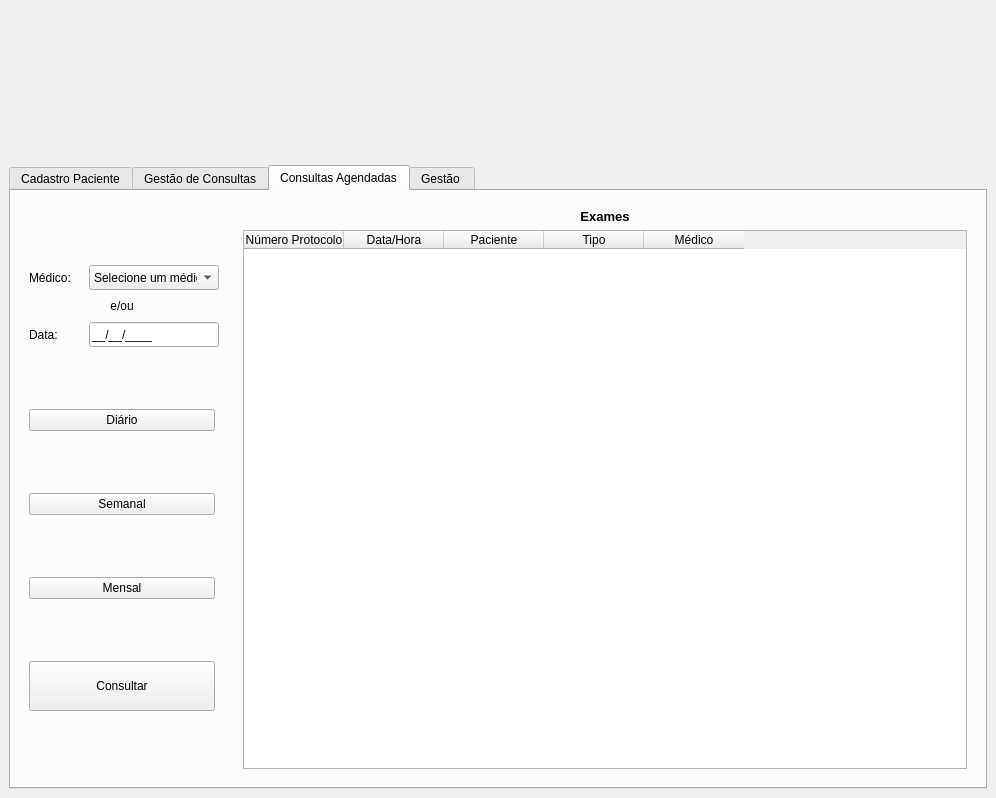
<?xml version="1.0" encoding="UTF-8"?>
<ui version="4.0">
 <class>MainWindow</class>
 <widget class="QMainWindow" name="MainWindow">
  <property name="enabled">
   <bool>true</bool> 
  </property>
  <property name="geometry">
   <rect>
    <x>0</x>
    <y>0</y>
    <width>996</width>
    <height>798</height>
   </rect>
  </property>
  <property name="windowTitle">
   <string>Sistema de Agendamento</string>
  </property>
  <property name="windowIcon">
   <iconset resource="icon.qrc">
    <normaloff>:/icon_principal/1062557.png</normaloff>:/icon_principal/1062557.png</iconset>
  </property>
  <property name="styleSheet">
   <string notr="true"/>
  </property>
  <property name="unifiedTitleAndToolBarOnMac">
   <bool>false</bool>
  </property>
  <widget class="QWidget" name="centralwidget">
   <layout class="QVBoxLayout" name="verticalLayout_2">
    <item>
     <widget class="QWidget" name="widget_image_principal" native="true">
      <property name="minimumSize">
       <size>
        <width>150</width>
        <height>150</height>
       </size>
      </property>
      <property name="layoutDirection">
       <enum>Qt::LeftToRight</enum>
      </property>
      <property name="autoFillBackground">
       <bool>false</bool>
      </property>
      <property name="styleSheet">
       <string notr="true">image: url(:/icon_principal/1062557.png);</string>
      </property>
     </widget>
    </item>
    <item>
     <widget class="QTabWidget" name="tabWidget">
      <property name="currentIndex">
       <number>2</number>
      </property>
      <widget class="QWidget" name="tab_cadastro_paciente">
       <attribute name="title">
        <string>Cadastro Paciente</string>
       </attribute>
       <layout class="QHBoxLayout" name="horizontalLayout_12">
        <item>
         <widget class="QWidget" name="widget_esquerda" native="true">
          <layout class="QVBoxLayout" name="verticalLayout_11">
           <item>
            <layout class="QHBoxLayout" name="horizontalLayout_2">
             <item>
              <widget class="QLabel" name="lbl_nome">
               <property name="minimumSize">
                <size>
                 <width>111</width>
                 <height>0</height>
                </size>
               </property>
               <property name="text">
                <string>&lt;html&gt;&lt;head/&gt;&lt;body&gt;&lt;p&gt;Nome:&lt;/p&gt;&lt;/body&gt;&lt;/html&gt;</string>
               </property>
              </widget>
             </item>
             <item>
              <widget class="QLineEdit" name="txt_nome">
               <property name="minimumSize">
                <size>
                 <width>206</width>
                 <height>0</height>
                </size>
               </property>
               <property name="maximumSize">
                <size>
                 <width>16777215</width>
                 <height>16777215</height>
                </size>
               </property>
              </widget>
             </item>
            </layout>
           </item>
           <item>
            <layout class="QHBoxLayout" name="horizontalLayout_3">
             <item>
              <widget class="QLabel" name="lbl_numero_seguro_2">
               <property name="minimumSize">
                <size>
                 <width>111</width>
                 <height>0</height>
                </size>
               </property>
               <property name="text">
                <string>&lt;html&gt;&lt;head/&gt;&lt;body&gt;&lt;p&gt;Número do seguro:&lt;/p&gt;&lt;/body&gt;&lt;/html&gt;</string>
               </property>
              </widget>
             </item>
             <item>
              <widget class="QLineEdit" name="txt_numero_seguro">
               <property name="maximumSize">
                <size>
                 <width>16777215</width>
                 <height>16777215</height>
                </size>
               </property>
               <property name="inputMask">
                <string/>
               </property>
              </widget>
             </item>
            </layout>
           </item>
           <item>
            <layout class="QHBoxLayout" name="horizontalLayout_9">
             <item>
              <widget class="QLabel" name="lbl_historico_medico">
               <property name="minimumSize">
                <size>
                 <width>111</width>
                 <height>0</height>
                </size>
               </property>
               <property name="text">
                <string>&lt;html&gt;&lt;head/&gt;&lt;body&gt;&lt;p&gt;Histórico médico:&lt;/p&gt;&lt;/body&gt;&lt;/html&gt;</string>
               </property>
              </widget>
             </item>
             <item>
              <widget class="QLineEdit" name="txt_historico_medico">
               <property name="maximumSize">
                <size>
                 <width>16777215</width>
                 <height>16777215</height>
                </size>
               </property>
              </widget>
             </item>
            </layout>
           </item>
           <item>
            <layout class="QHBoxLayout" name="horizontalLayout_4">
             <item>
              <widget class="QLabel" name="lbl_idade">
               <property name="minimumSize">
                <size>
                 <width>111</width>
                 <height>0</height>
                </size>
               </property>
               <property name="text">
                <string>&lt;html&gt;&lt;head/&gt;&lt;body&gt;&lt;p&gt;Idade:&lt;/p&gt;&lt;/body&gt;&lt;/html&gt;</string>
               </property>
              </widget>
             </item>
             <item>
              <widget class="QLineEdit" name="txt_idade">
               <property name="maximumSize">
                <size>
                 <width>16777215</width>
                 <height>16777215</height>
                </size>
               </property>
              </widget>
             </item>
            </layout>
           </item>
           <item>
            <layout class="QHBoxLayout" name="horizontalLayout_6">
             <item>
              <widget class="QLabel" name="lbl_telefone">
               <property name="minimumSize">
                <size>
                 <width>111</width>
                 <height>0</height>
                </size>
               </property>
               <property name="text">
                <string>&lt;html&gt;&lt;head/&gt;&lt;body&gt;&lt;p&gt;Telefone:&lt;/p&gt;&lt;/body&gt;&lt;/html&gt;</string>
               </property>
              </widget>
             </item>
             <item>
              <widget class="QLineEdit" name="txt_telefone">
               <property name="maximumSize">
                <size>
                 <width>16777215</width>
                 <height>16777215</height>
                </size>
               </property>
              </widget>
             </item>
            </layout>
           </item>
           <item>
            <layout class="QHBoxLayout" name="horizontalLayout_7">
             <item>
              <widget class="QLabel" name="lbl_cpf">
               <property name="minimumSize">
                <size>
                 <width>111</width>
                 <height>0</height>
                </size>
               </property>
               <property name="text">
                <string>&lt;html&gt;&lt;head/&gt;&lt;body&gt;&lt;p&gt;CPF:&lt;/p&gt;&lt;/body&gt;&lt;/html&gt;</string>
               </property>
              </widget>
             </item>
             <item>
              <widget class="QLineEdit" name="txt_cpf">
               <property name="maximumSize">
                <size>
                 <width>16777215</width>
                 <height>16777215</height>
                </size>
               </property>
              </widget>
             </item>
            </layout>
           </item>
           <item>
            <layout class="QHBoxLayout" name="horizontalLayout_5">
             <item>
              <widget class="QLabel" name="lbl_email">
               <property name="minimumSize">
                <size>
                 <width>111</width>
                 <height>0</height>
                </size>
               </property>
               <property name="text">
                <string>&lt;html&gt;&lt;head/&gt;&lt;body&gt;&lt;p&gt;E-mail:&lt;/p&gt;&lt;/body&gt;&lt;/html&gt;</string>
               </property>
              </widget>
             </item>
             <item>
              <widget class="QLineEdit" name="txt_email">
               <property name="maximumSize">
                <size>
                 <width>16777215</width>
                 <height>16777215</height>
                </size>
               </property>
              </widget>
             </item>
            </layout>
           </item>
           <item>
            <layout class="QHBoxLayout" name="horizontalLayout_8">
             <item>
              <widget class="QLabel" name="lbl_nome_contato_emergencia">
               <property name="minimumSize">
                <size>
                 <width>153</width>
                 <height>0</height>
                </size>
               </property>
               <property name="text">
                <string>Nome contato de emergência:</string>
               </property>
              </widget>
             </item>
             <item>
              <widget class="QLineEdit" name="txt_nome_contanto_emergencia">
               <property name="maximumSize">
                <size>
                 <width>16777215</width>
                 <height>16777215</height>
                </size>
               </property>
              </widget>
             </item>
            </layout>
           </item>
           <item>
            <layout class="QHBoxLayout" name="horizontalLayout_10">
             <item>
              <widget class="QLabel" name="lbl_contato_emergencia">
               <property name="minimumSize">
                <size>
                 <width>153</width>
                 <height>0</height>
                </size>
               </property>
               <property name="text">
                <string>Contato de emergência:</string>
               </property>
              </widget>
             </item>
             <item>
              <widget class="QLineEdit" name="txt_contato_emergencia">
               <property name="maximumSize">
                <size>
                 <width>16777215</width>
                 <height>16777215</height>
                </size>
               </property>
              </widget>
             </item>
            </layout>
           </item>
           <item>
            <layout class="QVBoxLayout" name="verticalLayout">
             <item>
              <layout class="QHBoxLayout" name="horizontalLayout_19">
               <item>
                <widget class="QPushButton" name="pushButton">
                 <property name="cursor">
                  <cursorShape>PointingHandCursor</cursorShape>
                 </property>
                 <property name="text">
                  <string>Consultar</string>
                 </property>
                </widget>
               </item>
               <item>
                <widget class="QPushButton" name="btn_editar">
                 <property name="enabled">
                  <bool>false</bool>
                 </property>
                 <property name="cursor">
                  <cursorShape>PointingHandCursor</cursorShape>
                 </property>
                 <property name="text">
                  <string>Editar</string>
                 </property>
                </widget>
               </item>
              </layout>
             </item>
             <item>
              <widget class="QPushButton" name="btn_comfirmar">
               <property name="cursor">
                <cursorShape>PointingHandCursor</cursorShape>
               </property>
               <property name="styleSheet">
                <string notr="true"/>
               </property>
               <property name="text">
                <string>Confirmar</string>
               </property>
              </widget>
             </item>
            </layout>
           </item>
          </layout>
         </widget>
        </item>
        <item>
         <widget class="QWidget" name="widget_image" native="true">
          <property name="minimumSize">
           <size>
            <width>376</width>
            <height>0</height>
           </size>
          </property>
          <property name="styleSheet">
           <string notr="true">image: url(:/icon_principal/TelaCadastroPaciente-removebg-preview.png);</string>
          </property>
         </widget>
        </item>
       </layout>
      </widget>
      <widget class="QWidget" name="tab_agendar_consulta">
       <attribute name="title">
        <string>Gestão de Consultas</string>
       </attribute>
       <layout class="QHBoxLayout" name="horizontalLayout">
        <item>
         <widget class="QWidget" name="widget_esquerdo" native="true">
          <layout class="QVBoxLayout" name="verticalLayout_14">
           <item>
            <layout class="QHBoxLayout" name="horizontalLayout_13">
             <item>
              <widget class="QLabel" name="lbl_informe_cpf">
               <property name="minimumSize">
                <size>
                 <width>90</width>
                 <height>0</height>
                </size>
               </property>
               <property name="text">
                <string>Informe CPF:</string>
               </property>
              </widget>
             </item>
             <item>
              <widget class="QLineEdit" name="txt_cpf_paciente"/>
             </item>
             <item>
              <widget class="QPushButton" name="btn_consultar_paciente">
               <property name="cursor">
                <cursorShape>PointingHandCursor</cursorShape>
               </property>
               <property name="text">
                <string>Consultar Paciente</string>
               </property>
              </widget>
             </item>
            </layout>
           </item>
           <item>
            <layout class="QHBoxLayout" name="horizontalLayout_14">
             <item>
              <widget class="QLabel" name="lbl_nome_paciente">
               <property name="minimumSize">
                <size>
                 <width>90</width>
                 <height>0</height>
                </size>
               </property>
               <property name="text">
                <string>Nome paciente:</string>
               </property>
              </widget>
             </item>
             <item>
              <widget class="QLineEdit" name="txt_nome_paciente"/>
             </item>
            </layout>
           </item>
           <item>
            <layout class="QHBoxLayout" name="horizontalLayout_15">
             <item>
              <widget class="QLabel" name="lbl_data_2">
               <property name="minimumSize">
                <size>
                 <width>90</width>
                 <height>0</height>
                </size>
               </property>
               <property name="text">
                <string>Data:</string>
               </property>
              </widget>
             </item>
             <item>
              <widget class="QLineEdit" name="txt_agendar_data">
               <property name="inputMask">
                <string>99/99/9999;_</string>
               </property>
              </widget>
             </item>
            </layout>
           </item>
           <item>
            <layout class="QHBoxLayout" name="horizontalLayout_16">
             <property name="spacing">
              <number>10</number>
             </property>
             <item>
              <widget class="QLabel" name="lbl_hora">
               <property name="maximumSize">
                <size>
                 <width>55</width>
                 <height>16777215</height>
                </size>
               </property>
               <property name="text">
                <string>&lt;html&gt;&lt;head/&gt;&lt;body&gt;&lt;p&gt;Hora:&lt;/p&gt;&lt;/body&gt;&lt;/html&gt;</string>
               </property>
              </widget>
             </item>
             <item>
              <widget class="QComboBox" name="cb_hora">
               <property name="minimumSize">
                <size>
                 <width>389</width>
                 <height>0</height>
                </size>
               </property>
               <property name="accessibleName">
                <string comment="tdfgfdg"/>
               </property>
               <property name="currentText">
                <string>Selecione um horário</string>
               </property>
               <item>
                <property name="text">
                 <string>Selecione um horário</string>
                </property>
               </item>
               <item>
                <property name="text">
                 <string>08:00</string>
                </property>
               </item>
               <item>
                <property name="text">
                 <string>09:00</string>
                </property>
               </item>
               <item>
                <property name="text">
                 <string>10:00</string>
                </property>
               </item>
               <item>
                <property name="text">
                 <string>11:00</string>
                </property>
               </item>
               <item>
                <property name="text">
                 <string>13:00</string>
                </property>
               </item>
               <item>
                <property name="text">
                 <string>14:00</string>
                </property>
               </item>
               <item>
                <property name="text">
                 <string>15:00</string>
                </property>
               </item>
               <item>
                <property name="text">
                 <string>16:00</string>
                </property>
               </item>
               <item>
                <property name="text">
                 <string>17:00</string>
                </property>
               </item>
              </widget>
             </item>
            </layout>
           </item>
           <item>
            <layout class="QHBoxLayout" name="horizontalLayout_17">
             <item>
              <widget class="QLabel" name="lbl_medico_2">
               <property name="maximumSize">
                <size>
                 <width>55</width>
                 <height>16777215</height>
                </size>
               </property>
               <property name="text">
                <string>Médico:</string>
               </property>
              </widget>
             </item>
             <item>
              <widget class="QComboBox" name="cb_medico_2">
               <property name="minimumSize">
                <size>
                 <width>389</width>
                 <height>0</height>
                </size>
               </property>
               <property name="maximumSize">
                <size>
                 <width>16777215</width>
                 <height>16777215</height>
                </size>
               </property>
               <property name="currentText">
                <string>Selecione um profissional</string>
               </property>
               <item>
                <property name="text">
                 <string>Selecione um profissional</string>
                </property>
               </item>
              </widget>
             </item>
            </layout>
           </item>
           <item>
            <layout class="QHBoxLayout" name="horizontalLayout_18">
             <item>
              <widget class="QLabel" name="lbl_exame">
               <property name="maximumSize">
                <size>
                 <width>55</width>
                 <height>16777215</height>
                </size>
               </property>
               <property name="text">
                <string>Consulta</string>
               </property>
              </widget>
             </item>
             <item>
              <widget class="QComboBox" name="cb_exame">
               <property name="minimumSize">
                <size>
                 <width>389</width>
                 <height>0</height>
                </size>
               </property>
               <property name="editable">
                <bool>false</bool>
               </property>
               <property name="currentText">
                <string>Selecione um tipo de consulta</string>
               </property>
               <item>
                <property name="text">
                 <string>Selecione um tipo de consulta</string>
                </property>
               </item>
               <item>
                <property name="text">
                 <string>Rotina</string>
                </property>
               </item>
               <item>
                <property name="text">
                 <string>Acompanhamento</string>
                </property>
               </item>
               <item>
                <property name="text">
                 <string>Pré-natal</string>
                </property>
               </item>
               <item>
                <property name="text">
                 <string>Puericultura</string>
                </property>
               </item>
              </widget>
             </item>
            </layout>
           </item>
           <item>
            <layout class="QHBoxLayout" name="horizontalLayout_30">
             <item>
              <widget class="QPushButton" name="btn_limpar_paciente">
               <property name="text">
                <string>Limpar</string>
               </property>
              </widget>
             </item>
             <item>
              <widget class="QPushButton" name="btn_confirmar">
               <property name="text">
                <string>Confirmar </string>
               </property>
              </widget>
             </item>
            </layout>
           </item>
           <item>
            <layout class="QVBoxLayout" name="verticalLayout_10">
             <item>
              <widget class="QLabel" name="label_2">
               <property name="maximumSize">
                <size>
                 <width>16777215</width>
                 <height>50</height>
                </size>
               </property>
               <property name="font">
                <font>
                 <family>MS Shell Dlg 2</family>
                 <pointsize>10</pointsize>
                 <weight>9</weight>
                 <italic>false</italic>
                 <bold>false</bold>
                </font>
               </property>
               <property name="styleSheet">
                <string notr="true">font: 75 10pt &quot;MS Shell Dlg 2&quot;;</string>
               </property>
               <property name="text">
                <string>&lt;html&gt;&lt;head/&gt;&lt;body&gt;&lt;p align=&quot;center&quot;&gt;&lt;span style=&quot; font-weight:600;&quot;&gt;Gerenciar Consulta&lt;/span&gt;&lt;/p&gt;&lt;/body&gt;&lt;/html&gt;</string>
               </property>
               <property name="alignment">
                <set>Qt::AlignCenter</set>
               </property>
              </widget>
             </item>
             <item>
              <layout class="QHBoxLayout" name="horizontalLayout_31">
               <item>
                <widget class="QLabel" name="label">
                 <property name="text">
                  <string>Informe Protocolo:</string>
                 </property>
                </widget>
               </item>
               <item>
                <widget class="QLineEdit" name="lineEdit_2"/>
               </item>
               <item>
                <widget class="QPushButton" name="pushButton_2">
                 <property name="text">
                  <string>Consultar Protocolo</string>
                 </property>
                </widget>
               </item>
              </layout>
             </item>
            </layout>
           </item>
           <item>
            <widget class="QPushButton" name="btn_reagendar">
             <property name="enabled">
              <bool>false</bool>
             </property>
             <property name="text">
              <string>Reagendar Consulta</string>
             </property>
            </widget>
           </item>
           <item>
            <layout class="QVBoxLayout" name="verticalLayout_5">
             <item>
              <widget class="QPushButton" name="btn_cancelar_consulta">
               <property name="enabled">
                <bool>false</bool>
               </property>
               <property name="text">
                <string>Cancelar Consulta</string>
               </property>
              </widget>
             </item>
             <item>
              <widget class="QComboBox" name="cb_cancelamento">
               <property name="enabled">
                <bool>false</bool>
               </property>
               <item>
                <property name="text">
                 <string>Selecione o motivo</string>
                </property>
               </item>
               <item>
                <property name="text">
                 <string>Desistência</string>
                </property>
               </item>
               <item>
                <property name="text">
                 <string>Atraso</string>
                </property>
               </item>
               <item>
                <property name="text">
                 <string>Não comparecimento</string>
                </property>
               </item>
               <item>
                <property name="text">
                 <string>Falecimento</string>
                </property>
               </item>
              </widget>
             </item>
            </layout>
           </item>
          </layout>
         </widget>
        </item>
        <item>
         <widget class="QWidget" name="widget_direito" native="true">
          <layout class="QVBoxLayout" name="verticalLayout_8">
           <item>
            <layout class="QVBoxLayout" name="verticalLayout_4">
             <item>
              <widget class="QLabel" name="lbl_informacoes">
               <property name="maximumSize">
                <size>
                 <width>16777215</width>
                 <height>70</height>
                </size>
               </property>
               <property name="styleSheet">
                <string notr="true">font: 75 10pt &quot;MS Shell Dlg 2&quot;;</string>
               </property>
               <property name="text">
                <string>&lt;html&gt;&lt;head/&gt;&lt;body&gt;&lt;p align=&quot;center&quot;&gt;&lt;span style=&quot; font-size:10pt; font-weight:600;&quot;&gt;Informações Adicionais&lt;/span&gt;&lt;/p&gt;&lt;/body&gt;&lt;/html&gt;</string>
               </property>
              </widget>
             </item>
             <item>
              <widget class="QTextEdit" name="txt_informacoes_adicionais"/>
             </item>
            </layout>
           </item>
          </layout>
         </widget>
        </item>
       </layout>
      </widget>
      <widget class="QWidget" name="tab_consultas_agendadas">
       <attribute name="title">
        <string>Consultas Agendadas</string>
       </attribute>
       <layout class="QHBoxLayout" name="horizontalLayout_20">
        <item>
         <widget class="QWidget" name="widget_esquerdo_2" native="true">
          <property name="minimumSize">
           <size>
            <width>0</width>
            <height>0</height>
           </size>
          </property>
          <property name="maximumSize">
           <size>
            <width>208</width>
            <height>16777215</height>
           </size>
          </property>
          <layout class="QVBoxLayout" name="verticalLayout_13">
           <item>
            <layout class="QVBoxLayout" name="verticalLayout_9">
             <item>
              <layout class="QHBoxLayout" name="horizontalLayout_11">
               <item>
                <widget class="QLabel" name="lbl_medico">
                 <property name="maximumSize">
                  <size>
                   <width>55</width>
                   <height>40</height>
                  </size>
                 </property>
                 <property name="text">
                  <string>Médico:</string>
                 </property>
                </widget>
               </item>
               <item>
                <widget class="QComboBox" name="cb_medico">
                 <property name="enabled">
                  <bool>true</bool>
                 </property>
                 <property name="minimumSize">
                  <size>
                   <width>130</width>
                   <height>0</height>
                  </size>
                 </property>
                 <property name="maximumSize">
                  <size>
                   <width>80</width>
                   <height>25</height>
                  </size>
                 </property>
                 <property name="currentText">
                  <string>Selecione um médico</string>
                 </property>
                 <item>
                  <property name="text">
                   <string>Selecione um médico</string>
                  </property>
                 </item>
                </widget>
               </item>
              </layout>
             </item>
             <item>
              <widget class="QLabel" name="lbl_oue">
               <property name="maximumSize">
                <size>
                 <width>186</width>
                 <height>20</height>
                </size>
               </property>
               <property name="text">
                <string>&lt;html&gt;&lt;head/&gt;&lt;body&gt;&lt;p align=&quot;center&quot;&gt;e/ou&lt;/p&gt;&lt;/body&gt;&lt;/html&gt;</string>
               </property>
              </widget>
             </item>
             <item>
              <layout class="QHBoxLayout" name="horizontalLayout_21">
               <item>
                <widget class="QLabel" name="lbl_data">
                 <property name="maximumSize">
                  <size>
                   <width>55</width>
                   <height>40</height>
                  </size>
                 </property>
                 <property name="text">
                  <string>Data:</string>
                 </property>
                </widget>
               </item>
               <item>
                <widget class="QLineEdit" name="lineEdit">
                 <property name="minimumSize">
                  <size>
                   <width>70</width>
                   <height>0</height>
                  </size>
                 </property>
                 <property name="maximumSize">
                  <size>
                   <width>130</width>
                   <height>25</height>
                  </size>
                 </property>
                 <property name="inputMask">
                  <string>99/99/9999;_</string>
                 </property>
                </widget>
               </item>
              </layout>
             </item>
            </layout>
           </item>
           <item>
            <widget class="QPushButton" name="btn_diario">
             <property name="minimumSize">
              <size>
               <width>0</width>
               <height>0</height>
              </size>
             </property>
             <property name="maximumSize">
              <size>
               <width>186</width>
               <height>16777215</height>
              </size>
             </property>
             <property name="cursor">
              <cursorShape>PointingHandCursor</cursorShape>
             </property>
             <property name="text">
              <string>Diário</string>
             </property>
            </widget>
           </item>
           <item>
            <widget class="QPushButton" name="btn_semanal">
             <property name="maximumSize">
              <size>
               <width>186</width>
               <height>16777215</height>
              </size>
             </property>
             <property name="cursor">
              <cursorShape>PointingHandCursor</cursorShape>
             </property>
             <property name="text">
              <string>Semanal</string>
             </property>
            </widget>
           </item>
           <item>
            <widget class="QPushButton" name="btn_mensal">
             <property name="maximumSize">
              <size>
               <width>186</width>
               <height>16777215</height>
              </size>
             </property>
             <property name="cursor">
              <cursorShape>PointingHandCursor</cursorShape>
             </property>
             <property name="text">
              <string>Mensal</string>
             </property>
            </widget>
           </item>
           <item>
            <widget class="QPushButton" name="btn_consultar">
             <property name="minimumSize">
              <size>
               <width>0</width>
               <height>50</height>
              </size>
             </property>
             <property name="maximumSize">
              <size>
               <width>186</width>
               <height>16777215</height>
              </size>
             </property>
             <property name="cursor">
              <cursorShape>PointingHandCursor</cursorShape>
             </property>
             <property name="styleSheet">
              <string notr="true"/>
             </property>
             <property name="text">
              <string>Consultar</string>
             </property>
            </widget>
           </item>
          </layout>
         </widget>
        </item>
        <item>
         <widget class="QWidget" name="widget_direito_3" native="true">
          <property name="minimumSize">
           <size>
            <width>731</width>
            <height>567</height>
           </size>
          </property>
          <layout class="QVBoxLayout" name="verticalLayout_6">
           <item>
            <layout class="QVBoxLayout" name="verticalLayout_3">
             <item>
              <widget class="QLabel" name="lbl_exames">
               <property name="styleSheet">
                <string notr="true">font: 75 10pt &quot;MS Shell Dlg 2&quot;;</string>
               </property>
               <property name="text">
                <string>&lt;html&gt;&lt;head/&gt;&lt;body&gt;&lt;p align=&quot;center&quot;&gt;&lt;span style=&quot; font-size:10pt; font-weight:600;&quot;&gt;Exames&lt;/span&gt;&lt;/p&gt;&lt;/body&gt;&lt;/html&gt;</string>
               </property>
              </widget>
             </item>
             <item>
              <widget class="QTableWidget" name="tb_consulta_agendada">
               <property name="minimumSize">
                <size>
                 <width>0</width>
                 <height>0</height>
                </size>
               </property>
               <property name="maximumSize">
                <size>
                 <width>16777215</width>
                 <height>16777215</height>
                </size>
               </property>
               <column>
                <property name="text">
                 <string>Número Protocolo</string>
                </property>
               </column>
               <column>
                <property name="text">
                 <string>Data/Hora</string>
                </property>
               </column>
               <column>
                <property name="text">
                 <string>Paciente</string>
                </property>
               </column>
               <column>
                <property name="text">
                 <string>Tipo</string>
                </property>
               </column>
               <column>
                <property name="text">
                 <string>Médico</string>
                </property>
               </column>
              </widget>
             </item>
            </layout>
           </item>
          </layout>
         </widget>
        </item>
       </layout>
      </widget>
      <widget class="QWidget" name="tab_gestao">
       <attribute name="title">
        <string>Gestão </string>
       </attribute>
       <layout class="QHBoxLayout" name="horizontalLayout_22">
        <item>
         <widget class="QWidget" name="widget_5" native="true">
          <layout class="QVBoxLayout" name="verticalLayout_12">
           <item>
            <widget class="QLabel" name="lbl_cadastrar_medico">
             <property name="minimumSize">
              <size>
               <width>0</width>
               <height>0</height>
              </size>
             </property>
             <property name="maximumSize">
              <size>
               <width>16777215</width>
               <height>20</height>
              </size>
             </property>
             <property name="styleSheet">
              <string notr="true">font: 75 10pt &quot;MS Shell Dlg 2&quot;;</string>
             </property>
             <property name="text">
              <string>&lt;html&gt;&lt;head/&gt;&lt;body&gt;&lt;p align=&quot;center&quot;&gt;&lt;span style=&quot; font-weight:600;&quot;&gt;Cadastrar Médico&lt;/span&gt;&lt;/p&gt;&lt;/body&gt;&lt;/html&gt;</string>
             </property>
            </widget>
           </item>
           <item>
            <layout class="QHBoxLayout" name="horizontalLayout_24">
             <item>
              <widget class="QLabel" name="lbl_nome_medico">
               <property name="minimumSize">
                <size>
                 <width>82</width>
                 <height>0</height>
                </size>
               </property>
               <property name="text">
                <string>Nome:</string>
               </property>
              </widget>
             </item>
             <item>
              <widget class="QLineEdit" name="txt_nome_medico"/>
             </item>
            </layout>
           </item>
           <item>
            <layout class="QHBoxLayout" name="horizontalLayout_23">
             <item>
              <widget class="QLabel" name="lbl_especialidade_medico">
               <property name="minimumSize">
                <size>
                 <width>82</width>
                 <height>0</height>
                </size>
               </property>
               <property name="text">
                <string>Especialidade:</string>
               </property>
              </widget>
             </item>
             <item>
              <widget class="QLineEdit" name="txt_especialidade_medico"/>
             </item>
            </layout>
           </item>
           <item>
            <layout class="QHBoxLayout" name="horizontalLayout_25">
             <item>
              <widget class="QLabel" name="lbl_telefone_medico">
               <property name="minimumSize">
                <size>
                 <width>82</width>
                 <height>0</height>
                </size>
               </property>
               <property name="text">
                <string>Telefone:</string>
               </property>
              </widget>
             </item>
             <item>
              <widget class="QLineEdit" name="txt_telefone_medico"/>
             </item>
            </layout>
           </item>
           <item>
            <layout class="QHBoxLayout" name="horizontalLayout_29">
             <item>
              <widget class="QLabel" name="lbl_email_medico">
               <property name="minimumSize">
                <size>
                 <width>82</width>
                 <height>0</height>
                </size>
               </property>
               <property name="text">
                <string>E-mail</string>
               </property>
              </widget>
             </item>
             <item>
              <widget class="QLineEdit" name="txt_email_medico"/>
             </item>
            </layout>
           </item>
           <item>
            <layout class="QHBoxLayout" name="horizontalLayout_28">
             <item>
              <widget class="QLabel" name="lbl_numero_crm">
               <property name="minimumSize">
                <size>
                 <width>82</width>
                 <height>0</height>
                </size>
               </property>
               <property name="text">
                <string>Número CRM:</string>
               </property>
              </widget>
             </item>
             <item>
              <widget class="QLineEdit" name="txt_numero_crm"/>
             </item>
            </layout>
           </item>
           <item>
            <layout class="QHBoxLayout" name="horizontalLayout_26">
             <item>
              <widget class="QLabel" name="lbl_idade_medico">
               <property name="minimumSize">
                <size>
                 <width>82</width>
                 <height>0</height>
                </size>
               </property>
               <property name="text">
                <string>Idade:</string>
               </property>
              </widget>
             </item>
             <item>
              <widget class="QLineEdit" name="txt_idade_medico"/>
             </item>
            </layout>
           </item>
           <item>
            <layout class="QVBoxLayout" name="verticalLayout_7">
             <item>
              <layout class="QHBoxLayout" name="horizontalLayout_27">
               <item>
                <widget class="QPushButton" name="btn_consultar_medico">
                 <property name="text">
                  <string>Consultar</string>
                 </property>
                </widget>
               </item>
               <item>
                <widget class="QPushButton" name="btn_editar_medico">
                 <property name="enabled">
                  <bool>false</bool>
                 </property>
                 <property name="text">
                  <string>Editar</string>
                 </property>
                </widget>
               </item>
              </layout>
             </item>
             <item>
              <widget class="QPushButton" name="btn_confirmar_medico">
               <property name="text">
                <string>Confirmar</string>
               </property>
              </widget>
             </item>
            </layout>
           </item>
          </layout>
         </widget>
        </item>
        <item>
         <widget class="QWidget" name="widget_image_gestao" native="true">
          <property name="minimumSize">
           <size>
            <width>350</width>
            <height>392</height>
           </size>
          </property>
          <property name="maximumSize">
           <size>
            <width>480</width>
            <height>480</height>
           </size>
          </property>
          <property name="styleSheet">
           <string notr="true">image: url(:/icon_principal/medico.png);</string>
          </property>
         </widget>
        </item>
       </layout>
      </widget>
     </widget>
    </item>
   </layout>
  </widget>
 </widget>
 <resources>
  <include location="icon.qrc"/>
 </resources>
 <connections/>
</ui>
